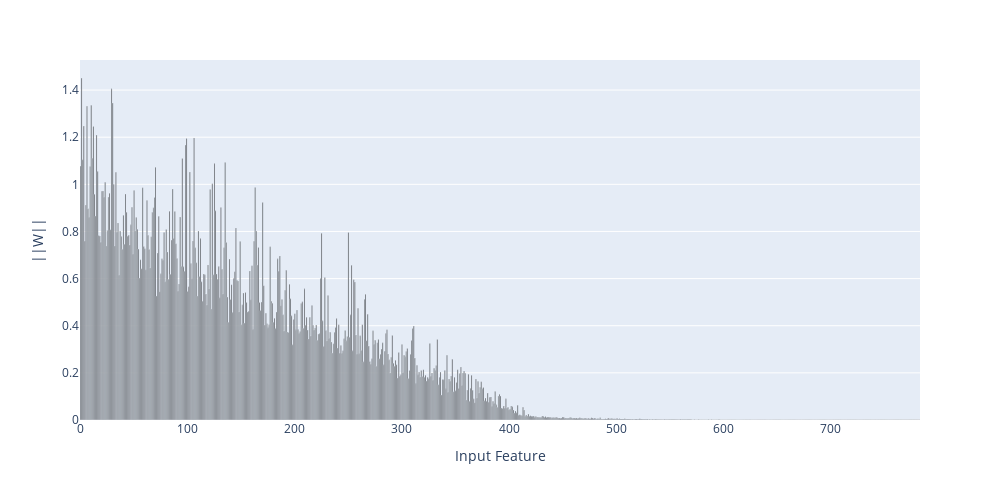

Notebook code for this chart:
### Code cell
linears = model.get_linear_layers()
W = linears[0].linear.weight.T
n_features = W.shape[0]
n_hidden = W.shape[1]
print(W.shape)
score = torch.sum(torch.abs(W), dim=1)
print(score.shape)
top_index = torch.flip(torch.argsort(score),[0])
# print(top_index)
features = W[top_index]
print(features.shape)

# print(features.shape)
# print(W)

W_norm = features / (1e-5 + torch.linalg.norm(features, 2, dim=-1, keepdim=True))
print(W_norm.shape)
# print(W_norm)
interference = torch.einsum('fh,gh->fg', W_norm, features)
print(interference.shape)
interference[torch.arange(n_features), torch.arange(n_features)] = 0
polysemanticity = torch.linalg.norm(interference, dim=-1).cpu()
print(polysemanticity.shape)
norms = torch.linalg.norm(features, 2, dim=-1).cpu()
norms_bimt = norms
x = torch.arange(n_features)
width = 0.9
fig = px.bar(x=x.detach().numpy(), y=norms.detach().numpy(), width=1000)
fig.update_traces(marker_color='black')
fig.update_xaxes(title_text='Input Feature')
fig.update_yaxes(title_text='||W||')
fig.update_layout(width=1000, height=500)
fig.show()
# width = 0.9
# fig = go.Figure(go.Bar(x=x.detach().numpy(), 
#         y=norms.detach().numpy(),
#         marker=dict(
#             color=[255]*784,
#         ),
#         width=width,
#         ))
# fig.show()

### Figure 1 — Plotly figure (JSON) as saved in the notebook; plotly's stock layout.template omitted (floating-point values rounded to 4 significant figures; data arrays with more than 128 entries replaced by an {"elided": "..."} marker saying what was removed)
{"data": [{"alignmentgroup": "True", "hovertemplate": "x=%{x}<br>y=%{y}<extra></extra>", "legendgroup": "", "marker": {"color": "black", "pattern": {"shape": ""}}, "name": "", "offsetgroup": "", "orientation": "v", "showlegend": false, "textposition": "auto", "type": "bar", "x": {"elided": "784 int values"}, "xaxis": "x", "y": {"elided": "784 float values"}, "yaxis": "y"}], "layout": {"barmode": "relative", "height": 500, "legend": {"tracegroupgap": 0}, "margin": {"t": 60}, "width": 1000, "xaxis": {"anchor": "y", "domain": [0, 1], "title": {"text": "Input Feature"}}, "yaxis": {"anchor": "x", "domain": [0, 1], "title": {"text": "||W||"}}}}
